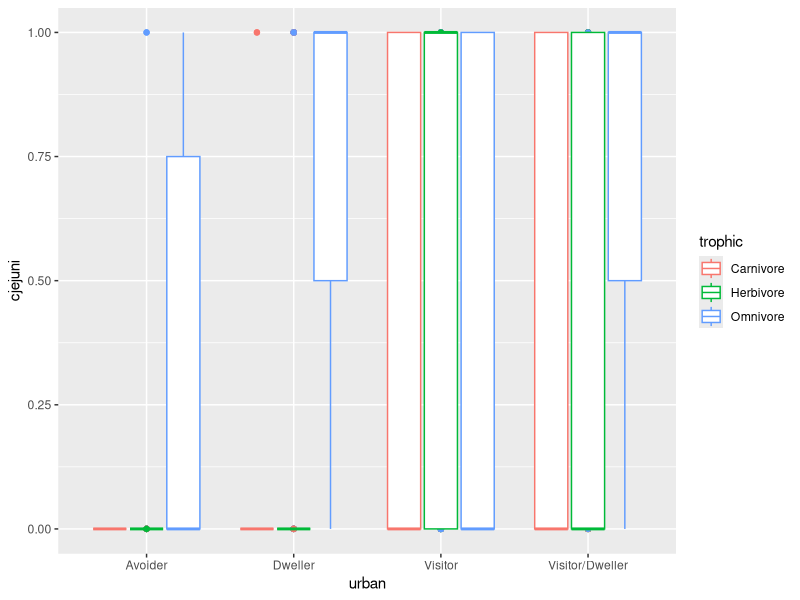

R code for this plot:
rm(list=ls())

library(ggplot2)
library(tidyverse)
library(tidyr)

campy <- read.csv('campylobacterreview_data.csv')

ggplot(data=campy, aes(x = urban, y = cjejuni, color=trophic))+
  geom_point(aes(color=trophic)) +
  geom_boxplot()